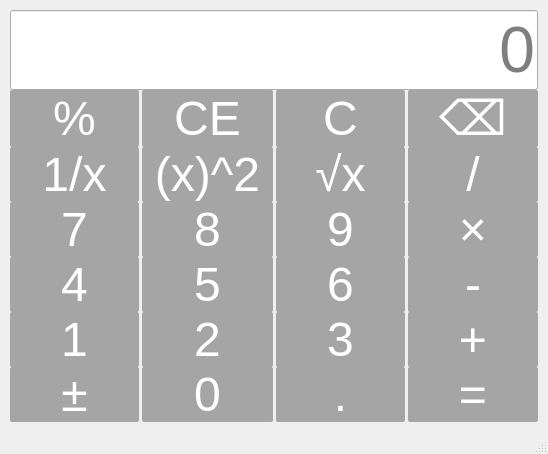
<?xml version="1.0" encoding="UTF-8"?>
<ui version="4.0">
 <class>MainWindow</class>
 <widget class="QMainWindow" name="MainWindow">
  <property name="geometry">
   <rect>
    <x>0</x>
    <y>0</y>
    <width>548</width>
    <height>320</height>
   </rect>
  </property>
  <property name="windowTitle">
   <string>计算器-赵钰深-2023414300126</string>
  </property>
  <property name="styleSheet">
   <string notr="true">QPushButton{
	background:rgba(50,50,50,100);
	font-size:36pt;
	color:white;
	border-radius:2px;
}

QPushButton:hover{
	background-color:black;
	color:black;
}

QPushButton:pressed{
	background-color:red;
	color:black;
}

QLineEdit{
	font-size:48pt;
}</string>
  </property>
  <widget class="QWidget" name="centralwidget">
   <layout class="QVBoxLayout" name="verticalLayout">
    <item>
     <layout class="QGridLayout" name="gridLayout">
      <property name="leftMargin">
       <number>1</number>
      </property>
      <property name="topMargin">
       <number>1</number>
      </property>
      <property name="rightMargin">
       <number>1</number>
      </property>
      <property name="bottomMargin">
       <number>1</number>
      </property>
      <property name="horizontalSpacing">
       <number>3</number>
      </property>
      <property name="verticalSpacing">
       <number>0</number>
      </property>
      <item row="6" column="1">
       <widget class="QPushButton" name="btnNum0">
        <property name="sizePolicy">
         <sizepolicy hsizetype="Minimum" vsizetype="Minimum">
          <horstretch>0</horstretch>
          <verstretch>0</verstretch>
         </sizepolicy>
        </property>
        <property name="text">
         <string>0</string>
        </property>
       </widget>
      </item>
      <item row="2" column="2">
       <widget class="QPushButton" name="btnSqrt">
        <property name="sizePolicy">
         <sizepolicy hsizetype="Minimum" vsizetype="Minimum">
          <horstretch>0</horstretch>
          <verstretch>0</verstretch>
         </sizepolicy>
        </property>
        <property name="text">
         <string>√x</string>
        </property>
       </widget>
      </item>
      <item row="4" column="3">
       <widget class="QPushButton" name="btnMinus">
        <property name="sizePolicy">
         <sizepolicy hsizetype="Minimum" vsizetype="Minimum">
          <horstretch>0</horstretch>
          <verstretch>0</verstretch>
         </sizepolicy>
        </property>
        <property name="text">
         <string>-</string>
        </property>
       </widget>
      </item>
      <item row="6" column="0">
       <widget class="QPushButton" name="btnSign">
        <property name="sizePolicy">
         <sizepolicy hsizetype="Minimum" vsizetype="Minimum">
          <horstretch>0</horstretch>
          <verstretch>0</verstretch>
         </sizepolicy>
        </property>
        <property name="text">
         <string>±</string>
        </property>
       </widget>
      </item>
      <item row="2" column="3">
       <widget class="QPushButton" name="btnDivide">
        <property name="sizePolicy">
         <sizepolicy hsizetype="Minimum" vsizetype="Minimum">
          <horstretch>0</horstretch>
          <verstretch>0</verstretch>
         </sizepolicy>
        </property>
        <property name="text">
         <string>/</string>
        </property>
       </widget>
      </item>
      <item row="5" column="3">
       <widget class="QPushButton" name="btnPlus">
        <property name="sizePolicy">
         <sizepolicy hsizetype="Minimum" vsizetype="Minimum">
          <horstretch>0</horstretch>
          <verstretch>0</verstretch>
         </sizepolicy>
        </property>
        <property name="text">
         <string>+</string>
        </property>
       </widget>
      </item>
      <item row="5" column="0">
       <widget class="QPushButton" name="btnNum1">
        <property name="sizePolicy">
         <sizepolicy hsizetype="Minimum" vsizetype="Minimum">
          <horstretch>0</horstretch>
          <verstretch>0</verstretch>
         </sizepolicy>
        </property>
        <property name="text">
         <string>1</string>
        </property>
       </widget>
      </item>
      <item row="1" column="3">
       <widget class="QPushButton" name="btnDel">
        <property name="sizePolicy">
         <sizepolicy hsizetype="Minimum" vsizetype="Minimum">
          <horstretch>0</horstretch>
          <verstretch>0</verstretch>
         </sizepolicy>
        </property>
        <property name="text">
         <string>⌫</string>
        </property>
       </widget>
      </item>
      <item row="5" column="1">
       <widget class="QPushButton" name="btnNum2">
        <property name="sizePolicy">
         <sizepolicy hsizetype="Minimum" vsizetype="Minimum">
          <horstretch>0</horstretch>
          <verstretch>0</verstretch>
         </sizepolicy>
        </property>
        <property name="text">
         <string>2</string>
        </property>
       </widget>
      </item>
      <item row="5" column="2">
       <widget class="QPushButton" name="btnNum3">
        <property name="sizePolicy">
         <sizepolicy hsizetype="Minimum" vsizetype="Minimum">
          <horstretch>0</horstretch>
          <verstretch>0</verstretch>
         </sizepolicy>
        </property>
        <property name="text">
         <string>3</string>
        </property>
       </widget>
      </item>
      <item row="2" column="0">
       <widget class="QPushButton" name="btnInverse">
        <property name="sizePolicy">
         <sizepolicy hsizetype="Minimum" vsizetype="Minimum">
          <horstretch>0</horstretch>
          <verstretch>0</verstretch>
         </sizepolicy>
        </property>
        <property name="text">
         <string>1/x</string>
        </property>
       </widget>
      </item>
      <item row="0" column="0" colspan="4">
       <widget class="QLineEdit" name="display">
        <property name="sizePolicy">
         <sizepolicy hsizetype="Expanding" vsizetype="Preferred">
          <horstretch>0</horstretch>
          <verstretch>0</verstretch>
         </sizepolicy>
        </property>
        <property name="alignment">
         <set>Qt::AlignRight|Qt::AlignTrailing|Qt::AlignVCenter</set>
        </property>
        <property name="placeholderText">
         <string>0</string>
        </property>
       </widget>
      </item>
      <item row="2" column="1">
       <widget class="QPushButton" name="btnSquare">
        <property name="sizePolicy">
         <sizepolicy hsizetype="Minimum" vsizetype="Minimum">
          <horstretch>0</horstretch>
          <verstretch>0</verstretch>
         </sizepolicy>
        </property>
        <property name="text">
         <string>(x)^2</string>
        </property>
       </widget>
      </item>
      <item row="3" column="3">
       <widget class="QPushButton" name="btnMultiple">
        <property name="sizePolicy">
         <sizepolicy hsizetype="Minimum" vsizetype="Minimum">
          <horstretch>0</horstretch>
          <verstretch>0</verstretch>
         </sizepolicy>
        </property>
        <property name="text">
         <string>×</string>
        </property>
       </widget>
      </item>
      <item row="4" column="0">
       <widget class="QPushButton" name="btnNum4">
        <property name="sizePolicy">
         <sizepolicy hsizetype="Minimum" vsizetype="Minimum">
          <horstretch>0</horstretch>
          <verstretch>0</verstretch>
         </sizepolicy>
        </property>
        <property name="text">
         <string>4</string>
        </property>
       </widget>
      </item>
      <item row="1" column="0">
       <widget class="QPushButton" name="btnPercentage">
        <property name="sizePolicy">
         <sizepolicy hsizetype="Minimum" vsizetype="Minimum">
          <horstretch>0</horstretch>
          <verstretch>0</verstretch>
         </sizepolicy>
        </property>
        <property name="text">
         <string>%</string>
        </property>
       </widget>
      </item>
      <item row="6" column="3">
       <widget class="QPushButton" name="btnEqual">
        <property name="sizePolicy">
         <sizepolicy hsizetype="Minimum" vsizetype="Minimum">
          <horstretch>0</horstretch>
          <verstretch>0</verstretch>
         </sizepolicy>
        </property>
        <property name="text">
         <string>=</string>
        </property>
       </widget>
      </item>
      <item row="3" column="0">
       <widget class="QPushButton" name="btnNum7">
        <property name="sizePolicy">
         <sizepolicy hsizetype="Minimum" vsizetype="Minimum">
          <horstretch>0</horstretch>
          <verstretch>0</verstretch>
         </sizepolicy>
        </property>
        <property name="styleSheet">
         <string notr="true"/>
        </property>
        <property name="text">
         <string>7</string>
        </property>
       </widget>
      </item>
      <item row="3" column="2">
       <widget class="QPushButton" name="btnNum9">
        <property name="sizePolicy">
         <sizepolicy hsizetype="Minimum" vsizetype="Minimum">
          <horstretch>0</horstretch>
          <verstretch>0</verstretch>
         </sizepolicy>
        </property>
        <property name="text">
         <string>9</string>
        </property>
       </widget>
      </item>
      <item row="6" column="2">
       <widget class="QPushButton" name="btnPeriod">
        <property name="sizePolicy">
         <sizepolicy hsizetype="Minimum" vsizetype="Minimum">
          <horstretch>0</horstretch>
          <verstretch>0</verstretch>
         </sizepolicy>
        </property>
        <property name="text">
         <string>.</string>
        </property>
       </widget>
      </item>
      <item row="4" column="1">
       <widget class="QPushButton" name="btnNum5">
        <property name="sizePolicy">
         <sizepolicy hsizetype="Minimum" vsizetype="Minimum">
          <horstretch>0</horstretch>
          <verstretch>0</verstretch>
         </sizepolicy>
        </property>
        <property name="text">
         <string>5</string>
        </property>
       </widget>
      </item>
      <item row="1" column="2">
       <widget class="QPushButton" name="btnClean">
        <property name="sizePolicy">
         <sizepolicy hsizetype="Minimum" vsizetype="Minimum">
          <horstretch>0</horstretch>
          <verstretch>0</verstretch>
         </sizepolicy>
        </property>
        <property name="text">
         <string>C</string>
        </property>
       </widget>
      </item>
      <item row="4" column="2">
       <widget class="QPushButton" name="btnNum6">
        <property name="sizePolicy">
         <sizepolicy hsizetype="Minimum" vsizetype="Minimum">
          <horstretch>0</horstretch>
          <verstretch>0</verstretch>
         </sizepolicy>
        </property>
        <property name="text">
         <string>6</string>
        </property>
       </widget>
      </item>
      <item row="1" column="1">
       <widget class="QPushButton" name="btnCleanAll">
        <property name="sizePolicy">
         <sizepolicy hsizetype="Minimum" vsizetype="Minimum">
          <horstretch>0</horstretch>
          <verstretch>0</verstretch>
         </sizepolicy>
        </property>
        <property name="text">
         <string>CE</string>
        </property>
       </widget>
      </item>
      <item row="3" column="1">
       <widget class="QPushButton" name="btnNum8">
        <property name="sizePolicy">
         <sizepolicy hsizetype="Minimum" vsizetype="Minimum">
          <horstretch>0</horstretch>
          <verstretch>0</verstretch>
         </sizepolicy>
        </property>
        <property name="text">
         <string>8</string>
        </property>
       </widget>
      </item>
     </layout>
    </item>
   </layout>
  </widget>
  <widget class="QStatusBar" name="statusbar"/>
 </widget>
 <resources/>
 <connections/>
</ui>
